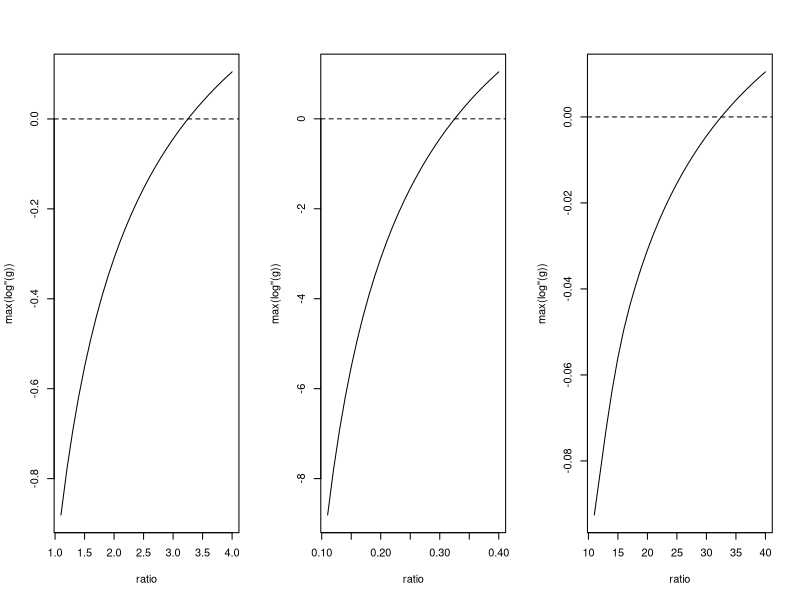

The R source for this figure:
## ---- chunk 1
#'second derivative of log g(x) where g() is a mixture of Gaussian
#'@param x observation, a scalar.
#'@param w mixture weights.
#'@param s2 variances of mixture components.
lg_d2 = function(x,w,s2){
  n1 = sum(w/sqrt(2*pi*s2)*exp(-x^2/2/s2)*((x/s2)^2-1/s2))
  d = sum(w/sqrt(2*pi*s2)*exp(-x^2/2/s2))
  n2 = -sum(w/sqrt(2*pi*s2)*exp(-x^2/2/s2)*x/s2)
  return(n1/d - (n2/d)^2)
}

#'second derivative of log g(x) where g() is a mixture of Gaussian
#'x is a vector
lg_d2_vec = function(x,w,s2){
  n = length(x)
  out = rep(0,n)
  for(i in 1:n){
    out[i] = lg_d2(x[i],w,s2)
  }
  return(out)
}

#'density of log g(x)
#'x is a scalar
lg = function(x,w,s2){
  return(log(sum(w/sqrt(2*pi*s2)*exp(-x^2/2/s2))))
}

#'density of log g(x)
#'x is a vector
lg_vec = function(x,w,s2){
  n = length(x)
  out = rep(0,n)
  for(i in 1:n){
    out[i] = lg(x[i],w,s2)
  }
  return(out)
}

plot_lg = function(x,w,s2){
  plot(x,lg_vec(x,w,s2),type='l',xlab='x',ylab='log(g)',
       main=paste('w=(',paste(w,collapse = ", "),'); s2=(',paste(s2,collapse = ", "),')',sep=''))
}

plot_lg_d2 = function(x,w,s2){
  plot(x,lg_d2_vec(x,w,s2),type='l',xlab='x',ylab="(log g)''",
       main=paste('w=(',paste(w,collapse = ", "),'); s2=(',paste(s2,collapse = ", "),')',sep=''))
}
## ---- chunk 2
x = seq(-10,10,length.out = 1000)
w = c(0.5,0.5)
s2_list=seq(1.1,4,by=0.1)
out = c()
for(ss in s2_list){
  out = c(out,max(lg_d2_vec(x,w,c(1,ss))))
}

par(mfrow=c(1,3))

plot(s2_list,out,type='l',xlab='ratio',ylab="max(log''(g))")
abline(h=0,lty=2)


s2_list=seq(1.1,4,by=0.1)/10
out = c()
for(ss in s2_list){
  out = c(out,max(lg_d2_vec(x,w,c(0.1,ss))))
}
plot(s2_list,out,type='l',xlab='ratio',ylab="max(log''(g))")
abline(h=0,lty=2)

s2_list=seq(1.1,4,by=0.1)*10
out = c()
for(ss in s2_list){
  out = c(out,max(lg_d2_vec(x,w,c(10,ss))))
}
plot(s2_list,out,type='l',xlab='ratio',ylab="max(log''(g))")
abline(h=0,lty=2)
